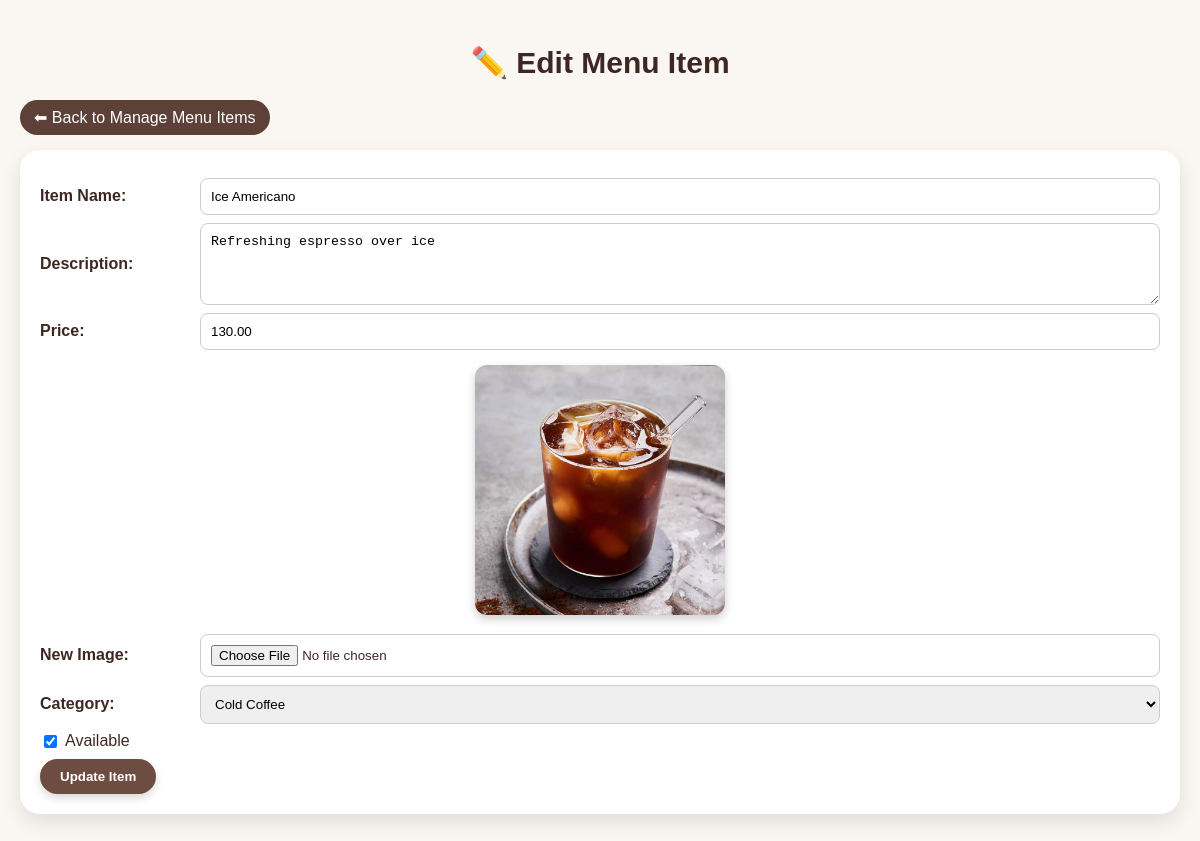
Page /menu_edit.php?id=4 on the earlier database version.
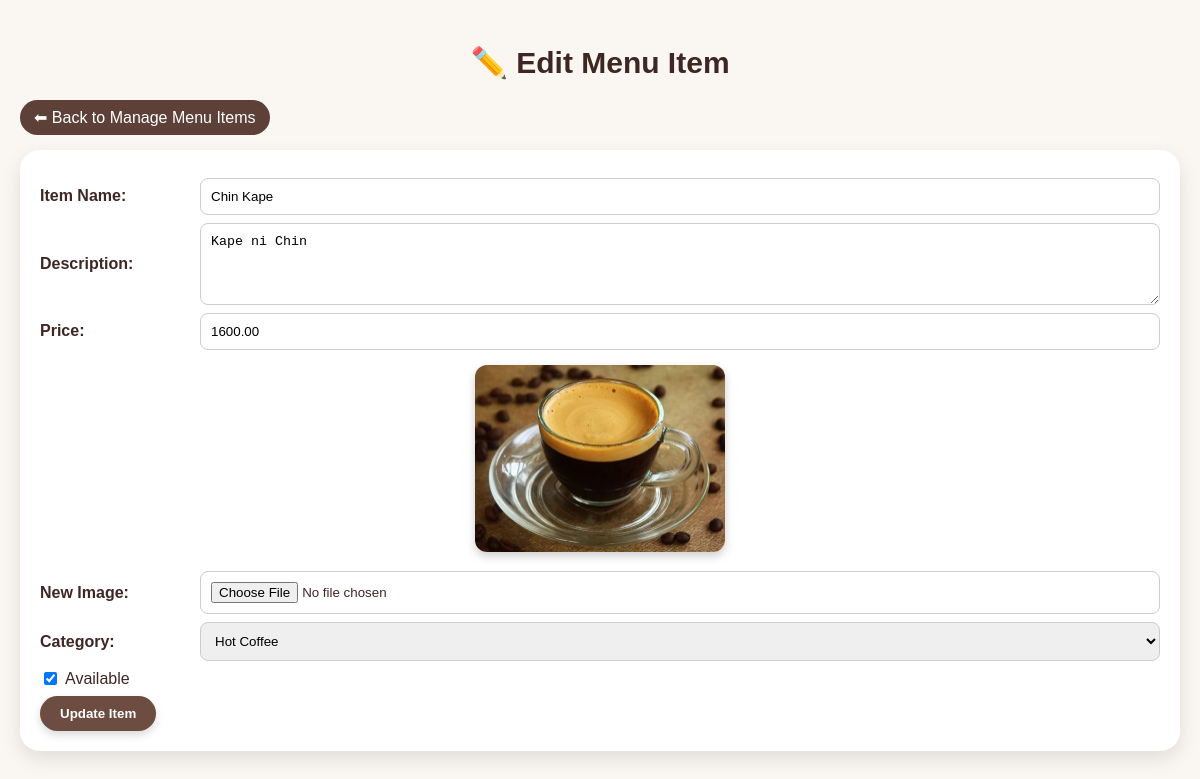
Same page on the later database version.
### tables this page shows
CREATE TABLE `menu_items` (
  `item_id` int(11) NOT NULL,
  `category_id` int(11) DEFAULT NULL,
  `item_name` varchar(100) DEFAULT NULL,
  `description` text DEFAULT NULL,
  `price` decimal(10,2) DEFAULT NULL,
  `image_url` varchar(255) DEFAULT NULL,
  `is_available` tinyint(1) DEFAULT 1
);

### menu_edit.php (the view, shortened to what this page needs)
<?php
include 'db.php';
$id = isset($_GET['id']) ? (int)$_GET['id'] : 0;
$stmt = $conn->prepare("SELECT * FROM menu_items WHERE item_id=?");
$stmt->bind_param("i", $id);
$stmt->execute();
$item = $stmt->get_result()->fetch_assoc();
?>
<!DOCTYPE html>
<html lang="en">
<head>
</head>
<body>
<h2>✏️ Edit Menu Item</h2>
<a href="menu_admin.php" class="back-btn">⬅ Back to Manage Menu Items</a>
<div class="card">
  <form method="POST" enctype="multipart/form-data">
    <div class="form-group">
      <label for="item_name">Item Name:</label>
      <input type="text" id="item_name" name="item_name" value="<?php echo htmlspecialchars($item['item_name']); ?>" required>
    </div>
    <div class="form-group">
      <label for="description">Description:</label>
      <textarea id="description" name="description"><?php echo htmlspecialchars($item['description']); ?></textarea>
    </div>
    <div class="form-group">
      <label for="price">Price:</label>
      <input type="number" id="price" step="0.01" name="price" value="<?php echo htmlspecialchars($item['price']); ?>" required>
    </div>
    <div style="text-align: center; margin: 15px 0;">
      <img src="<?php echo htmlspecialchars($item['image_url']); ?>" alt="Current Image" class="menu-img">
    </div>
    <div class="form-group">
      <label for="image">New Image:</label>
      <input type="file" id="image" name="image" accept=".jpg,.jpeg,.png,.webp">
    </div>
    <div class="form-group">
      <label for="category_id">Category:</label>
      <select id="category_id" name="category_id">
        <?php
        $catRes = mysqli_query($conn, "SELECT category_id, category_name FROM categories ORDER BY category_name ASC");
        while ($c = mysqli_fetch_assoc($catRes)) {
          $cid = (int)$c['category_id'];
          $cname = htmlspecialchars($c['category_name']);
          $selected = ($cid == (int)$item['category_id']) ? "selected" : "";
          echo "<option value='{$cid}' {$selected}>{$cname}</option>";
        }
        ?>
      </select>
    </div>
    <div class="checkbox-group">
      <input type="checkbox" id="is_available" name="is_available" <?php echo ((int)$item['is_available'] === 1) ? "checked" : ""; ?>>
      <label for="is_available">Available</label>
    </div>
    <button type="submit">Update Item</button>
  </form>
</div>
</body>
</html>

Differences in the rows shown:
changed menu_items: item_name "Ice Americano" → "Chin Kape"; description "Refreshing espresso over ice" → "Kape ni Chin"; price "130.00" → "1600.00"; image_url: a different picture
Other differences:
form field category_id: "Cold Coffee" → "Hot Coffee"
